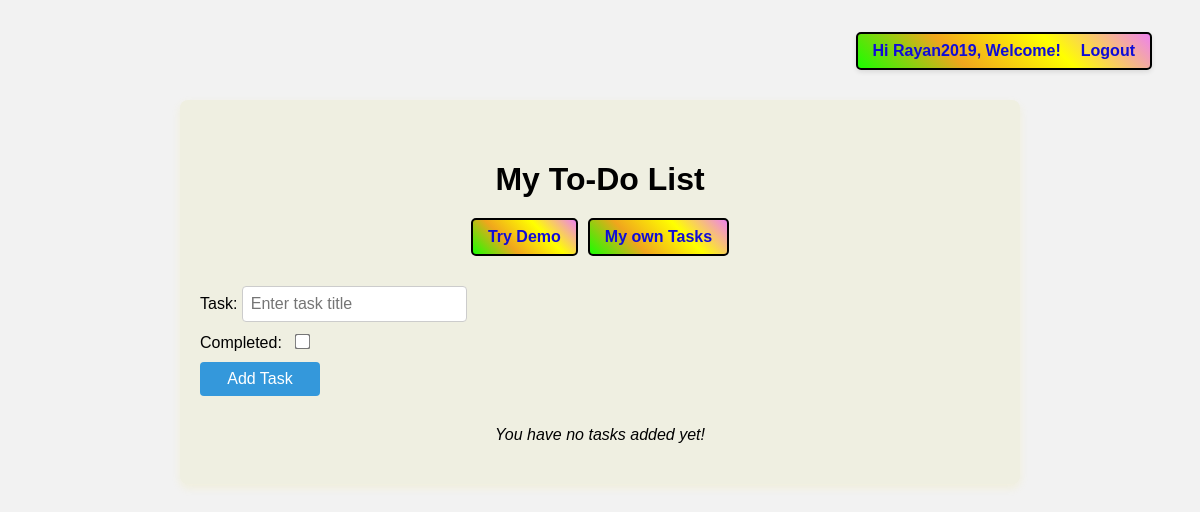
Before: / (signed in) with the older database file.
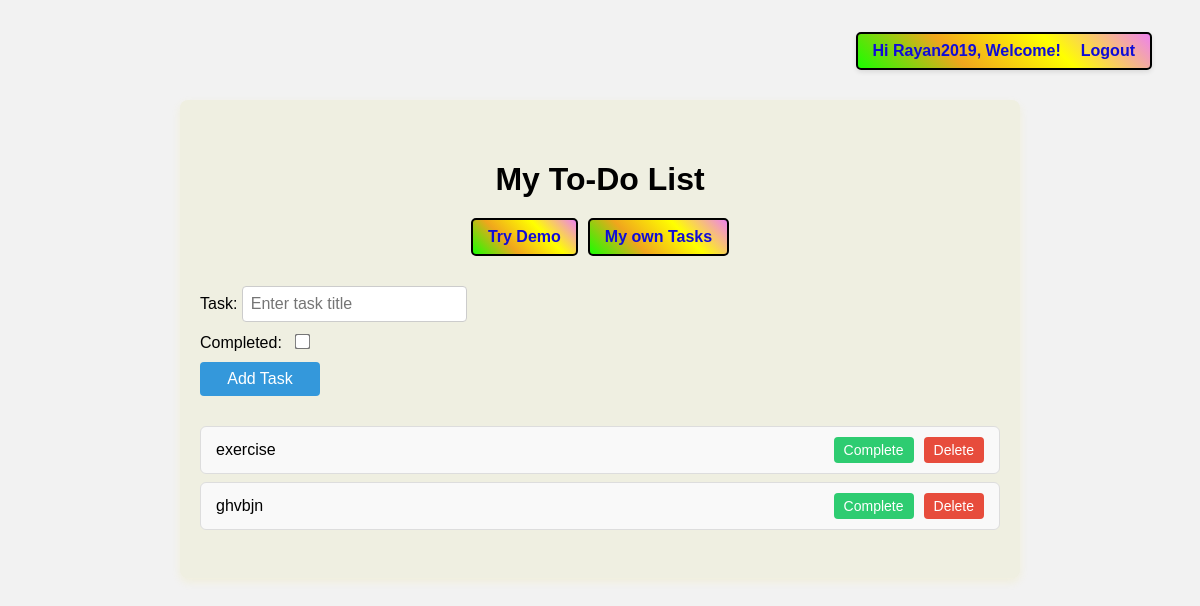
After: the same page with the newer database file.
### tasks/models.py (models this page shows, shortened)
class Task(models.Model):
    user = models.ForeignKey(
        User,
        on_delete=models.CASCADE,
        related_name='tasks'
    )
    title = models.CharField(max_length=200)
    description = models.TextField(blank=True)
    completed = models.BooleanField(default=False)
    created_at = models.DateTimeField(auto_now_add=True)

### tasks/views.py (the view, shortened to what this page needs)
# urls.py: path('', views.task_list, name='task_list'),
def task_list(request):
    if request.user.is_authenticated:
        if request.method == 'POST':
            form = TaskForm(request.POST)
            if form.is_valid():
                task = form.save(commit=False)
                task.user = request.user
                task.save()
                messages.success(request, "Task added ✔")
                return redirect('task_list')
        else:
            form = TaskForm()
        tasks = Task.objects.filter(user=request.user)
        return render(request, 'tasks/task_list.html', {
            'tasks': tasks,
            'form': form,
            'demo': False
        })

### tasks/forms.py
class TaskForm(forms.ModelForm):
    class Meta:
        model = Task
        fields = ['title', 'description', 'completed']

### tasks/templates/tasks/task_list.html (shortened to what this page needs)
<!doctype html>
<html lang="en">
  <head>
    {% load static %}
    <link
      rel="stylesheet"
      type="text/css"
      href="{% static 'tasks/style.css' %}"
    />
    <link rel="stylesheet" href="https://cdn.jsdelivr.net/npm/sweetalert2@11/dist/sweetalert2.min.css">
  </head>
  <body>
    <div class="auth-bar">
      {% if user.is_authenticated %}
      <span>Hi {{ user.username }}, Welcome!</span>
      <a href="{% url 'logout' %}">Logout</a>
      {% else %}
      <a href="{% url 'login' %}">Login</a>
      <a href="{% url 'signup' %}">Sign up</a>
      {% endif %}
    </div>
    <div class="container">
      <h1>My To-Do List</h1>
      <div class="demo-link">
        <a href="{% url 'demo_tasks' %}">Try Demo</a>
        {% if user.is_authenticated %}
          <a href="{% url 'task_list' %}">My own Tasks</a>
        {% endif %}
      </div>
      {% if user.is_authenticated and not demo %}
      <form method="post">
        <div class="form-group">
          <label for="id_title">Task:</label>
          <input type="text" name="title" id="id_title" placeholder="Enter task title" required />
        </div>
        <div class="form-group">
          <label for="id_completed">Completed:</label>
          <input type="checkbox" name="completed" id="id_completed" />
        </div>
        <button type="submit">Add Task</button>
      </form>
      {% elif demo %}
      <p style="text-align:center; font-style:italic;">
        Demo mode — sign up to create your own tasks ✨
      </p>
      {% else %}
      <p style="text-align:center; font-style:italic;">
        Login to create your own tasks!
      </p>
      {% endif %}
      <ul>
        {% for task in tasks %}
        <li class="task-item">
          {% if task.completed %}
            <s>{{ task.title }}</s>
          {% else %}
            {{ task.title }}
          {% endif %}
          <div>
            {% if demo or not user.is_authenticated %}
              <a href="#" onclick="Swal.fire({
                  icon: 'warning',
                  title: 'Action blocked!',
                  text: 'You need to sign up to edit tasks!',
                  confirmButtonText: 'Ok'
              }); return false;">Complete</a>
              <a href="#" onclick="Swal.fire({
                  icon: 'warning',
                  title: 'Action blocked!',
                  text: 'You need to sign up to delete tasks!',
                  confirmButtonText: 'Ok'
              }); return false;" class="delete">Delete</a>
            {% else %}
              <a href="{% url 'complete_task' task.id %}">Complete</a>
              <a href="{% url 'delete_task' task.id %}" class="delete">Delete</a>
            {% endif %}
          </div>
        </li>
        {% empty %}
        {% if demo %}
        <li style="text-align:center; font-style: italic;">No demo tasks yet!</li>
        {% else %}
        <li style="text-align:center; font-style: italic;">You have no tasks added yet!</li>
        {% endif %}
        {% endfor %}
      </ul>
    </div>
  </body>
</html>

### tasks/static/tasks/style.css (style rules this page uses)
body { font-family: Arial, sans-serif; background-color: #f2f2f2; margin: 0; padding: 0; }
.auth-bar { position: fixed; top: 2rem; right: 3rem; display: flex; gap: 10px; align-items: center; font-size: 16px; font-weight: bold; background-color: rainbow; background-image: linear-gradient( 45deg, rgb(26, 255, 0), rgb(240, 166, 29), yellow, violet ); border: 2px solid black; color: #100cd7; padding: 8px 15px; border-radius: 5px; box-shadow: 0 2px 5px rgba(0, 0, 0, 0.1); z-index: 1000; }
.auth-bar a { margin-left: 10px; text-decoration: none; font-weight: 800; color: #100cd7; }
.demo-link { position: relative; margin: 15px 0 30px; text-align: center; display: flex; justify-content: center; gap: 10px; }
.demo-link a { padding: 8px 15px; background-color: rainbow; background-image: linear-gradient( 45deg, rgb(26, 255, 0), rgb(240, 166, 29), yellow, violet ); color: #100cd7; text-decoration: none; border-radius: 5px; font-weight: 800; border: 2px solid black; }
.container { position: relative; max-width: 800px; margin: 100px auto 40px; padding: 40px 20px; background-color: rgb(239, 239, 225); border-radius: 8px; box-shadow: 0 4px 10px rgba(235, 216, 16, 0.1); }
h1 { text-align: center; margin-bottom: 20px; }
form { display: flex; flex-direction: column; gap: 10px; margin-bottom: 30px; }
form input[type="text"] { padding: 8px; font-size: 16px; border-radius: 4px; border: 1px solid #ccc; }
form input[type="checkbox"] { transform: scale(1.2); margin-left: 10px; cursor: pointer; }
form button { width: 120px; padding: 8px; font-size: 16px; background-color: #3498db; color: white; border: none; border-radius: 4px; cursor: pointer; align-self: flex-start; transition: background-color 0.2s; }
ul { list-style: none; padding: 0; margin: 0; }
.task-item { display: flex; align-items: center; justify-content: space-between; padding: 10px 15px; margin-bottom: 8px; border-radius: 6px; background-color: #f9f9f9; border: 1px solid #ddd; }
.task-item div { display: flex; gap: 10px; }
.task-item a { text-decoration: none; padding: 5px 10px; border-radius: 4px; font-size: 14px; transition: background-color 0.2s; color: #333; }
.task-item a.delete { color: white; background-color: #e74c3c; }
.task-item a:first-child { background-color: #2ecc71; color: white; }

Changed rows visible on the page:
added Task: title "exercise"
added Task: title "ghvbjn"
Other visible differences:
text no longer shown: "You have no tasks added yet!"
